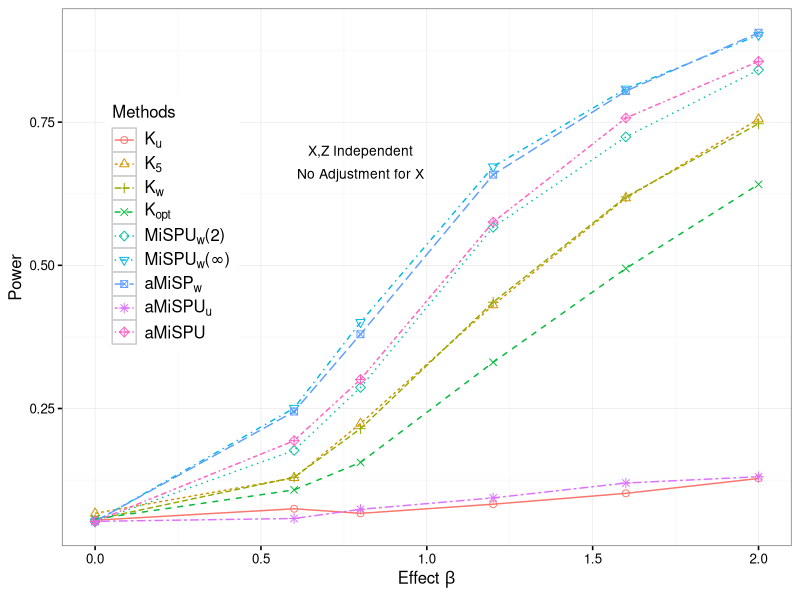

Recreate this plot in R.
setwd("/Users/chong/Google Drive/SWAK/simulation/swak-10-27/results")

library(xtable)
##
library(ggplot2)
res = read.table("sim2.txt",sep=",")

res[,3] = factor(rep(1:9,times = 6),levels =  1:9)
## create the plot
base_size = 12
base_family = ""
p1 = ggplot(res, aes(x=x, y=power,group = Methods, color = Methods,shape = Methods,linetype = Methods))+ annotate("text", x = 0.8, y = 0.7, label = "X,Z Independent", size = 3.5) +
 annotate("text", x = 0.8, y = 0.66, label = "No Adjustment for X", size = 3.5) +
scale_shape_manual(values=1:nlevels(res$Methods),breaks = levels(res$Methods),
labels = c(expression(K[u]),expression(K[5]),expression(K[w]),expression(K[opt]),expression(paste(MiSPU[w],"(2)",sep="")),expression(paste(MiSPU[w],"(",infinity,")",sep="")),expression(aMiSP[w]),expression(paste(aMiSPU[u])),"aMiSPU"))+ labs(x=expression(paste("Effect ", beta,sep="")), y="Power")+
geom_point(size = 2) + geom_line(lwd = 0.5) + scale_colour_discrete(breaks = levels(res$Methods),
labels =c(expression(K[u]),expression(K[5]),expression(K[w]),expression(K[opt]),expression(paste(MiSPU[w],"(2)",sep="")),expression(paste(MiSPU[w],"(",infinity,")",sep="")),expression(aMiSP[w]),expression(paste(aMiSPU[u])),"aMiSPU"))+ scale_linetype_discrete(breaks = levels(res$Methods),
labels = c(expression(K[u]),expression(K[5]),expression(K[w]),expression(K[opt]),expression(paste(MiSPU[w],"(2)",sep="")),expression(paste(MiSPU[w],"(",infinity,")",sep="")),expression(aMiSP[w]),expression(paste(aMiSPU[u])),"aMiSPU")) + guides(Methods = guide_legend(ncol = 6, byrow = TRUE)) +theme_grey(base_size = base_size, base_family = base_family) %+replace%
theme(legend.position=c(0.15, .6),legend.text.align = 0 ,axis.text = element_text(size = rel(0.8)), axis.ticks = element_line(colour = "black"),
legend.key = element_rect(colour = "grey80"), panel.background = element_rect(fill = "white",
colour = NA), panel.border = element_rect(fill = NA,
colour = "grey50"), panel.grid.major = element_line(colour = "grey90",
size = 0.2), panel.grid.minor = element_line(colour = "grey98",
size = 0.5), strip.background = element_rect(fill = "grey80",
colour = "grey50", size = 0.2))

p1




